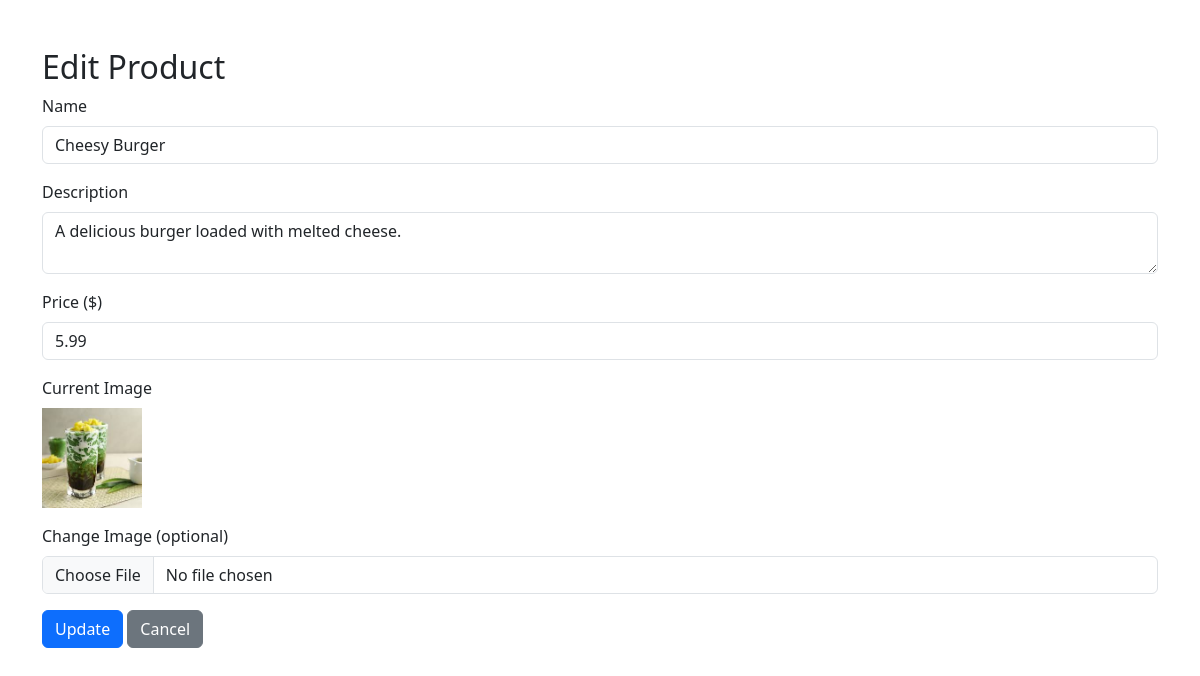
Page /admin/edit_product.php?id=3 (signed in) on the committed database.
### tables this page shows
CREATE TABLE `products` (
  `id` int NOT NULL AUTO_INCREMENT,
  `name` varchar(100) NOT NULL,
  `description` text,
  `price` decimal(10,2) NOT NULL,
  `image` varchar(255) DEFAULT NULL,
  `category` varchar(50) DEFAULT NULL,
  `stock` int DEFAULT '0',
  `created_at` timestamp NULL DEFAULT CURRENT_TIMESTAMP,
  PRIMARY KEY (`id`)
);

### admin/edit_product.php (the view, shortened to what this page needs)
<?php
require_once '../config/db.php';
$id = intval($_GET['id']);
$product = $conn->query("SELECT * FROM products WHERE id = $id LIMIT 1")->fetch_assoc();
?>
<!DOCTYPE html>
<html lang="en">
<head>
    <link href="https://cdn.jsdelivr.net/npm/bootstrap@5.3.3/dist/css/bootstrap.min.css" rel="stylesheet">
</head>
<body>
<div class="container mt-5">
    <h2>Edit Product</h2>
    <form action="../actions/edit_product.php" method="POST" enctype="multipart/form-data">
        <div class="mb-3">
            <label class="form-label">Name</label>
            <input type="text" name="name" value="<?= htmlspecialchars($product['name']) ?>" class="form-control" required>
        </div>
        <div class="mb-3">
            <label class="form-label">Description</label>
            <textarea name="description" class="form-control" required><?= htmlspecialchars($product['description']) ?></textarea>
        </div>
        <div class="mb-3">
            <label class="form-label">Price ($)</label>
            <input type="number" step="0.01" name="price" value="<?= $product['price'] ?>" class="form-control" required>
        </div>
        <div class="mb-3">
            <label class="form-label">Current Image</label><br>
            <img src="../assets/images/<?= $product['image'] ?>" height="100">
        </div>
        <div class="mb-3">
            <label class="form-label">Change Image (optional)</label>
            <input type="file" name="image" accept="image/*" class="form-control">
        </div>
        <button type="submit" name="update_product" class="btn btn-primary">Update</button>
        <a href="products.php" class="btn btn-secondary">Cancel</a>
    </form>
</div>
</body>
</html>

### rows in the picture
products: name "Cheesy Burger", description "A delicious burger loaded with melted cheese.", price "5.99", image (picture)
